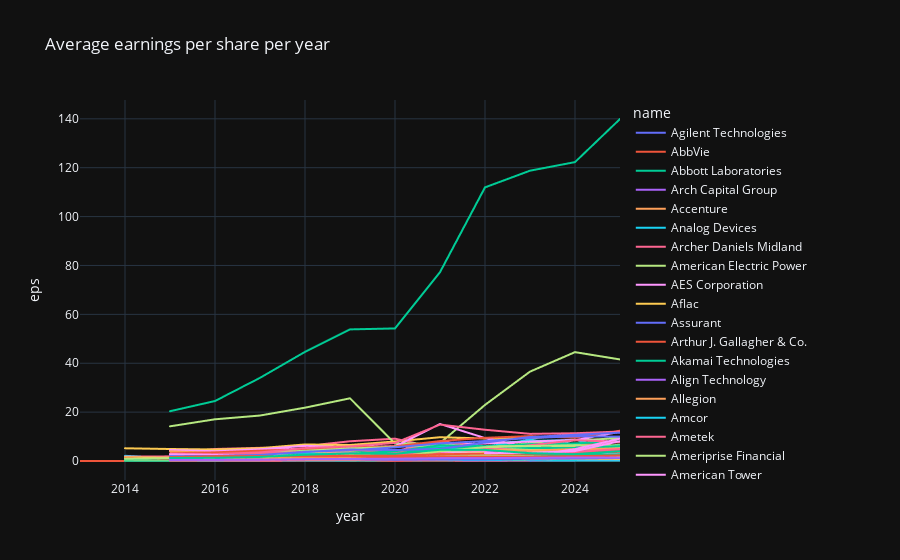

Notebook cell for this chart:
### Code cell
# plot average eps per company - for example, tech companies
# px.line(earnings_df[earnings_df['symbol'].isin(['AAPL', 'MSFT', 'GOOGL', 'AMZN', 'META'])], x='year', y='eps', color='symbol', title='Average earnings per share per year')
fig = px.line(
    earnings_df[earnings_df["symbol"].isin(third_criteria)],
    x="year",
    y="eps",
    color="name",
    title="Average earnings per share per year",
)
fig.show()
